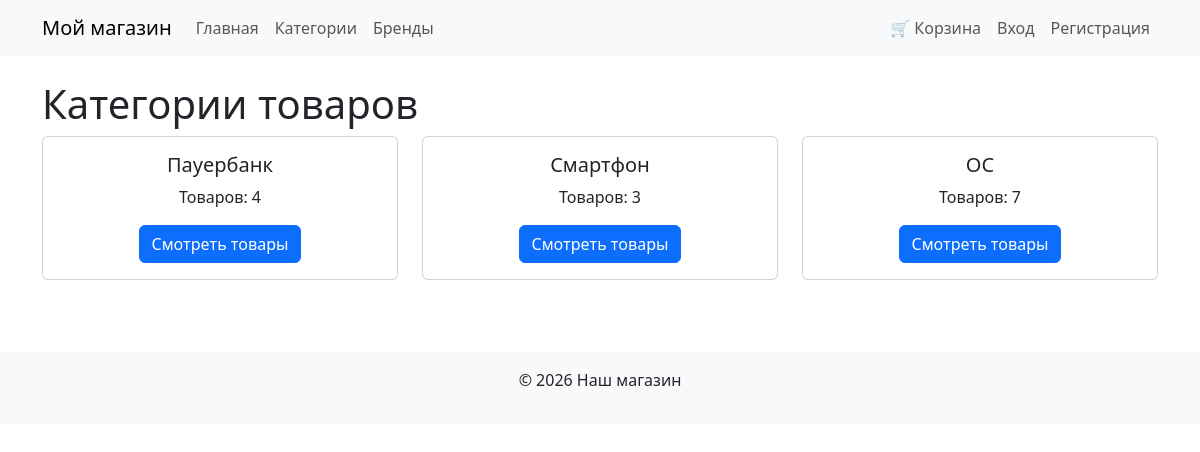
Page /categories/ on the committed database.
### app/models.py (models this page shows, shortened)
class Category(db.Model):
    __tablename__ = 'categories'
    id = db.Column(db.Integer, primary_key=True)
    name = db.Column(db.String(100))
    slug = db.Column(db.String(100), unique=True)
    products = db.relationship('Product', back_populates='category', lazy='dynamic')

### app/catalog/routes.py (the view)
@catalog_bp.route('/categories/')
def category_list():
    categories = Category.query.all()
    return render_template('catalog/category_list.html', categories=categories)

### app/templates/catalog/category_list.html (shortened to what this page needs)
{% extends 'catalog/base.html' %}
{% block content %}
    <h1>Категории товаров</h1>
    {% if categories %}
        <div class="row">
            {% for category in categories %}
                <div class="col-md-4 mb-4">
                    <div class="card">
                        <div class="card-body text-center">
                            <h5 class="card-title">{{ category.name }}</h5>
                            <p class="card-text">Товаров: {{ category.products.count() }}</p>
                            <a href="{{ url_for('catalog.category_detail', category_slug=category.slug) }}"
                               class="btn btn-primary">Смотреть товары</a>
                        </div>
                    </div>
                </div>
            {% endfor %}
        </div>
    {% else %}
        <div class="alert alert-info">Категорий пока нет</div>
    {% endif %}
{% endblock %}

### rows in the picture
Category: name "Пауербанк", products.count "4"
Category: name "Смартфон", products.count "3"
Category: name "ОС", products.count "7"
